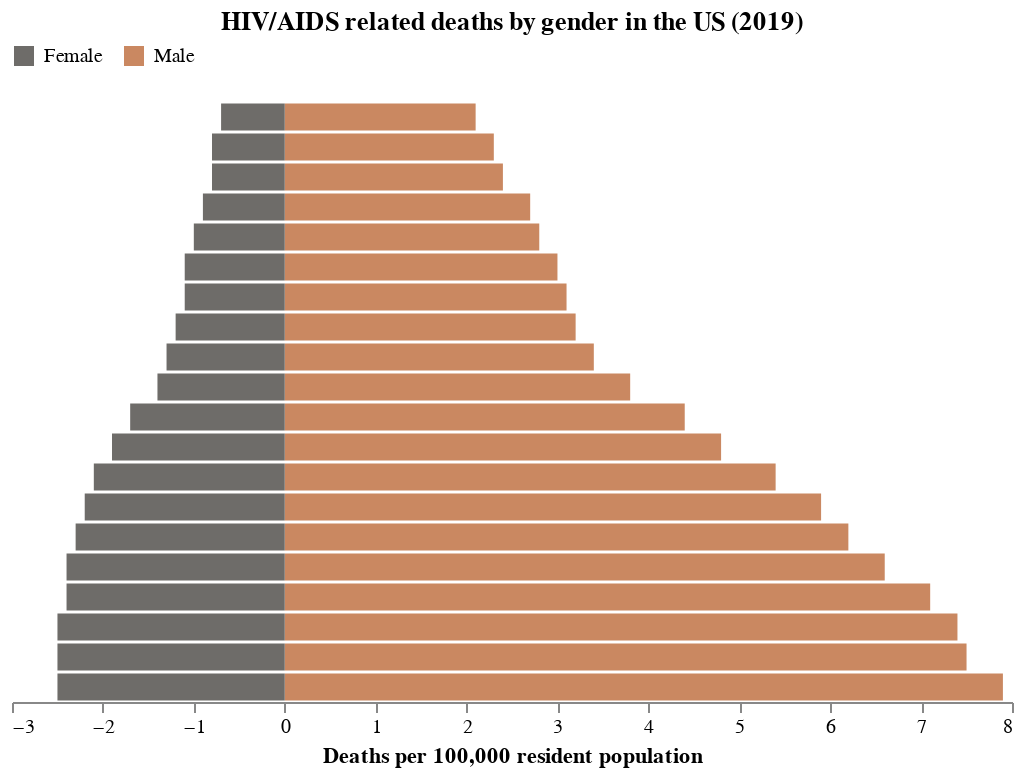

Vega-Lite specification stored for this chart:
### Vega-Lite specification from a JSON file in a GitHub repository (floating-point values rounded to 4 significant figures)
{"$schema": "https://vega.github.io/schema/vega-lite/v5.json", "description": "A population pyramid for the US in 2000, created using stack. See https://vega.github.io/vega-lite/examples/concat_population_pyramid.html for a variant of this created using concat.", "data": {"values": [{"Year": "2000", "gender": "Male", "Deaths": 7.9}, {"Year": "2000", "gender": "Female", "Deaths": -2.5}, {"Year": "2001", "gender": "Male", "Deaths": 7.5}, {"Year": "2001", "gender": "Female", "Deaths": -2.5}, {"Year": "2002", "gender": "Male", "Deaths": 7.4}, {"Year": "2002", "gender": "Female", "Deaths": -2.5}, {"Year": "2003", "gender": "Male", "Deaths": 7.1}, {"Year": "2003", "gender": "Female", "Deaths": -2.4}, {"Year": "2004", "gender": "Male", "Deaths": 6.6}, {"Year": "2004", "gender": "Female", "Deaths": -2.4}, {"Year": "2005", "gender": "Male", "Deaths": 6.2}, {"Year": "2005", "gender": "Female", "Deaths": -2.3}, {"Year": "2006", "gender": "Male", "Deaths": 5.9}, {"Year": "2006", "gender": "Female", "Deaths": -2.2}, {"Year": "2007", "gender": "Male", "Deaths": 5.4}, {"Year": "2007", "gender": "Female", "Deaths": -2.1}, {"Year": "2008", "gender": "Male", "Deaths": 4.8}, {"Year": "2008", "gender": "Female", "Deaths": -1.9}, {"Year": "2009", "gender": "Male", "Deaths": 4.4}, {"Year": "2009", "gender": "Female", "Deaths": -1.7}, {"Year": "2010", "gender": "Male", "Deaths": 3.8}, {"Year": "2010", "gender": "Female", "Deaths": -1.4}, {"Year": "2011", "gender": "Male", "Deaths": 3.4}, {"Year": "2011", "gender": "Female", "Deaths": -1.3}, {"Year": "2012", "gender": "Male", "Deaths": 3.2}, {"Year": "2012", "gender": "Female", "Deaths": -1.2}, {"Year": "2013", "gender": "Male", "Deaths": 3.1}, {"Year": "2013", "gender": "Female", "Deaths": -1.1}, {"Year": "2014", "gender": "Male", "Deaths": 3}, {"Year": "2014", "gender": "Female", "Deaths": -1.1}, {"Year": "2015", "gender": "Male", "Deaths": 2.8}, {"Year": "2015", "gender": "Female", "Deaths": -1}, {"Year": "2016", "gender": "Male", "Deaths": 2.7}, {"Year": "2016", "gender": "Female", "Deaths": -0.9}, {"Year": "2017", "gender": "Male", "Deaths": 2.4}, {"Year": "2017", "gender": "Female", "Deaths": -0.8}, {"Year": "2018", "gender": "Male", "Deaths": 2.3}, {"Year": "2018", "gender": "Female", "Deaths": -0.8}, {"Year": "2019", "gender": "Male", "Deaths": 2.1}, {"Year": "2019", "gender": "Female", "Deaths": -0.7}]}, "title": "HIV/AIDS related deaths by gender in the US (2019)", "width": 500, "height": 300, "mark": "bar", "encoding": {"y": {"field": "Year", "axis": null, "sort": "descending"}, "x": {"aggregate": "sum", "field": "Deaths", "title": "Deaths per 100,000 resident population", "axis": {"format": "s"}}, "color": {"field": "gender", "scale": {"range": ["#6e6c69", "#ca8861"]}, "legend": {"orient": "top", "title": null}}}, "config": {"view": {"stroke": null}, "axis": {"grid": false}}}
